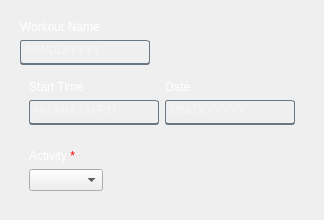
          <widget class="QWidget" name="EditWorkoutDashWidget" native="true">
           <layout class="QVBoxLayout" name="verticalLayout_28">
            <item>
             <widget class="QWidget" name="EditWorkoutDashWidget2" native="true">
              <layout class="QFormLayout" name="formLayout_3">
               <item row="1" column="0">
                <widget class="QLineEdit" name="EditWorkoutNameLE">
                 <property name="maximumSize">
                  <size>
                   <width>400</width>
                   <height>25</height>
                  </size>
                 </property>
                 <property name="styleSheet">
                  <string notr="true">QLineEdit {

    padding-right: 20px; /* Adjust padding so text does not overlap the icon */
    background-color: rgba(0, 0, 0, 0);
    border-top: 1px solid rgba(105, 118, 132, 255);
    border-right: 1px solid rgba(105, 118, 132, 255);
    border-left: 1px solid rgba(105, 118, 132, 255);
    border-bottom: 2px solid rgba(105, 118, 132, 255);
    color: rgba(255, 255, 255, 230);
    padding-top: 2px;
    padding-bottom: 7px;
    padding-left: 2px;
    border-radius: 3px; /* Adjust this value to change the roundness */
}
</string>
                 </property>
                 <property name="text">
                  <string/>
                 </property>
                 <property name="placeholderText">
                  <string>MM/DD/YYYY</string>
                 </property>
                </widget>
               </item>
               <item row="2" column="0">
                <widget class="QWidget" name="EditWorkoutDateTimeWidget" native="true">
                 <layout class="QGridLayout" name="gridLayout_27">
                  <item row="1" column="1">
                   <widget class="QLineEdit" name="EditWorkoutDateLE">
                    <property name="maximumSize">
                     <size>
                      <width>200</width>
                      <height>25</height>
                     </size>
                    </property>
                    <property name="styleSheet">
                     <string notr="true">QLineEdit {

    padding-right: 20px; /* Adjust padding so text does not overlap the icon */
    background-color: rgba(0, 0, 0, 0);
    border-top: 1px solid rgba(105, 118, 132, 255);
    border-right: 1px solid rgba(105, 118, 132, 255);
    border-left: 1px solid rgba(105, 118, 132, 255);
    border-bottom: 2px solid rgba(105, 118, 132, 255);
    color: rgba(255, 255, 255, 230);
    padding-top: 2px;
    padding-bottom: 7px;
    padding-left: 2px;
    border-radius: 3px; /* Adjust this value to change the roundness */
}
</string>
                    </property>
                    <property name="text">
                     <string/>
                    </property>
                    <property name="placeholderText">
                     <string>MM/DD/YYYY</string>
                    </property>
                   </widget>
                  </item>
                  <item row="0" column="1">
                   <widget class="QLabel" name="EditWorkoutDateLabel">
                    <property name="styleSheet">
                     <string notr="true">color: white; 
border: none;
background: transparent;
text-align: left; /* Align the text inside the QPushButton to the left */
padding-left: 0px;
</string>
                    </property>
                    <property name="text">
                     <string>Date</string>
                    </property>
                   </widget>
                  </item>
                  <item row="0" column="0">
                   <widget class="QLabel" name="EditWorkoutTimeLabel">
                    <property name="styleSheet">
                     <string notr="true">color: white; 
border: none;
background: transparent;
text-align: left; /* Align the text inside the QPushButton to the left */
padding-left: 0px;
</string>
                    </property>
                    <property name="text">
                     <string>Start Time</string>
                    </property>
                   </widget>
                  </item>
                  <item row="1" column="0">
                   <widget class="QLineEdit" name="EditWorkoutTimeLE">
                    <property name="maximumSize">
                     <size>
                      <width>200</width>
                      <height>25</height>
                     </size>
                    </property>
                    <property name="styleSheet">
                     <string notr="true">QLineEdit {

    padding-right: 20px; /* Adjust padding so text does not overlap the icon */
    background-color: rgba(0, 0, 0, 0);
    border-top: 1px solid rgba(105, 118, 132, 255);
    border-right: 1px solid rgba(105, 118, 132, 255);
    border-left: 1px solid rgba(105, 118, 132, 255);
    border-bottom: 2px solid rgba(105, 118, 132, 255);
    color: rgba(255, 255, 255, 230);
    padding-top: 2px;
    padding-bottom: 7px;
    padding-left: 2px;
    border-radius: 3px; /* Adjust this value to change the roundness */
}
</string>
                    </property>
                    <property name="text">
                     <string/>
                    </property>
                    <property name="placeholderText">
                     <string>HH:MM AM/PM</string>
                    </property>
                   </widget>
                  </item>
                 </layout>
                </widget>
               </item>
               <item row="3" column="0">
                <widget class="QWidget" name="EditWorkoutActivityWidget" native="true">
                 <layout class="QVBoxLayout" name="verticalLayout_30">
                  <item>
                   <widget class="QLabel" name="EditWorkoutActivityLabel">
                    <property name="text">
                     <string>&lt;font color=&quot;white&quot;&gt;Activity &lt;font color=&quot;red&quot;&gt;*&lt;/font&gt;
</string>
                    </property>
                   </widget>
                  </item>
                  <item>
                   <widget class="QComboBox" name="EditWorkoutActivityBox">
                    <property name="maximumSize">
                     <size>
                      <width>200</width>
                      <height>30</height>
                     </size>
                    </property>
                    <item>
                     <property name="text">
                      <string/>
                     </property>
                    </item>
                    <item>
                     <property name="text">
                      <string>Training</string>
                     </property>
                    </item>
                    <item>
                     <property name="text">
                      <string>Race</string>
                     </property>
                    </item>
                    <item>
                     <property name="text">
                      <string>Gym</string>
                     </property>
                    </item>
                   </widget>
                  </item>
                 </layout>
                </widget>
               </item>
               <item row="0" column="0">
                <widget class="QLabel" name="EditWorkoutNameLabel">
                 <property name="styleSheet">
                  <string notr="true">color: white; 
border: none;
background: transparent;
text-align: left; /* Align the text inside the QPushButton to the left */
padding-left: 0px;
</string>
                 </property>
                 <property name="text">
                  <string>Workout Name</string>
                 </property>
                </widget>
               </item>
              </layout>
             </widget>
            </item>
           </layout>
          </widget>
